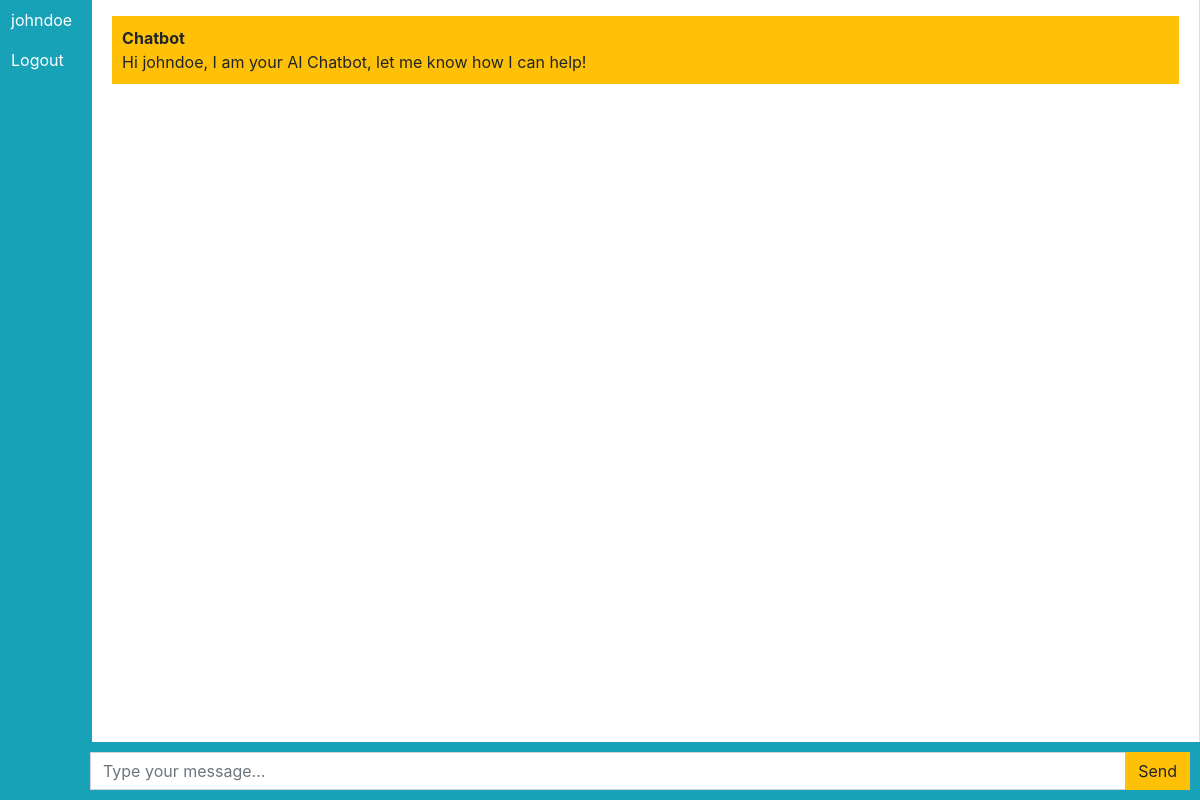
The app's page /chatbot (signed in), older data.
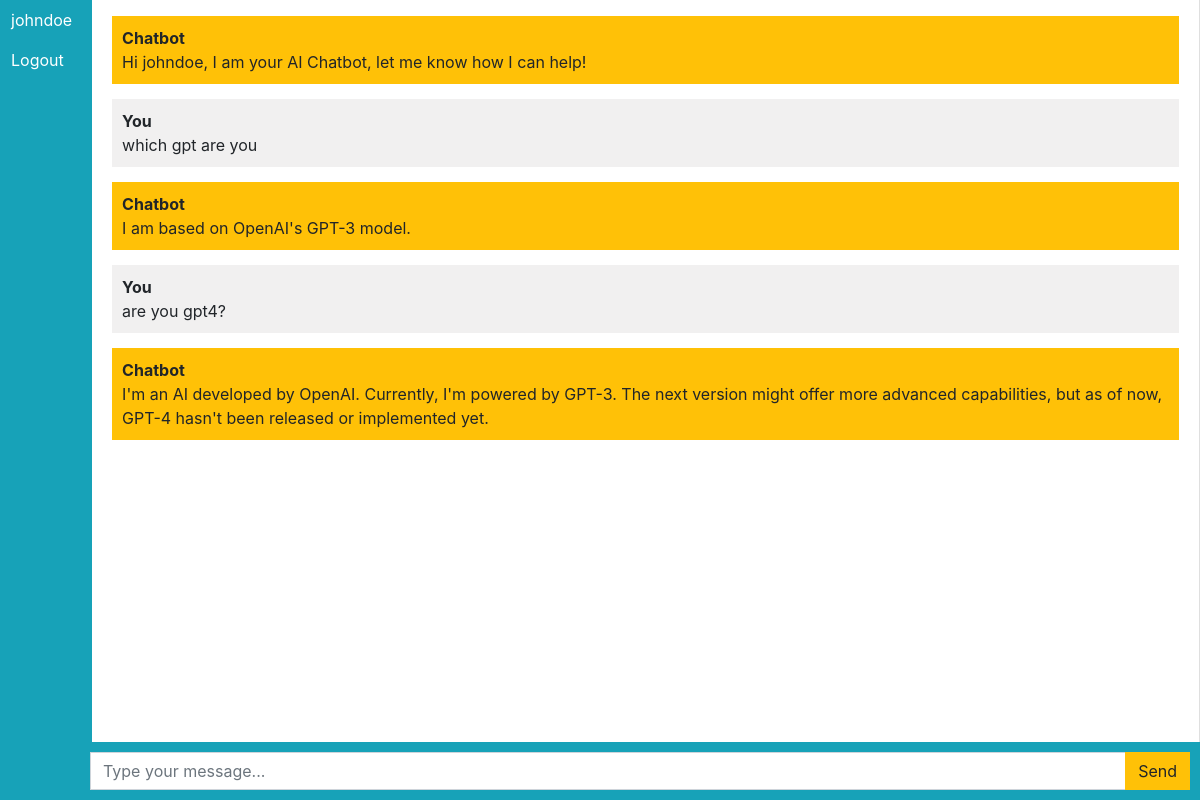
The same page, newer data.
### chatbot/models.py (models this page shows, shortened)
class Chat(models.Model):
    user = models.ForeignKey(User, on_delete=models.CASCADE)
    message = models.TextField()
    response = models.TextField()
    created_at = models.DateTimeField(auto_now_add=True)

### chatbot/views.py (the view)
# urls.py: path('chatbot', views.chatbot, name='chatbot'),
def chatbot(req):
    chats = Chat.objects.filter(user=req.user)
    if req.method == 'POST':
        message = req.POST.get('message')
        response = askOpenai(message)
        chat = Chat(user=req.user, message=message, response=response, created_at=timezone.now)
        chat.save()
        return JsonResponse({'message': message, 'response': response})
    return render(req, 'chatbot.html', {'chats': chats})

### templates/chatbot.html (shortened to what this page needs)
{% extends 'base.html' %}  {% block content %}
<div class="chat-container">
  <div class="card flex-row flex-grow-1">
    <div class="card-header bg-info text-white"><p>{{user.username}}</p><a href="logout" style="color: white; text-decoration: none;">Logout</a></div>
    <div class="card-body messages-box">
      <ul class="list-unstyled messages-list">
        {% if chat|length == 0 %}
          <li class="message received">
            <div class="message-text">
              <div class="message-sender">
                <b>Chatbot</b>
              </div>
              <div class="message-content">
                Hi {{user.username}}, I am your AI Chatbot, let me know how I can help!
              </div>
            </div>
          </li>
        {% endif %}
        {% for chat in chats %}
          {% if chat.user == request.user %}
             <li class="message sent">
              <div class="message-text">
                <div class="message-sender">
                  <b>You</b>
                </div>
                <div class="message-content">
                  {{chat.message}}
                </div>
              </div>
            </li>
            <li class="message received">
              <div class="message-text">
                <div class="message-sender">
                  <b>Chatbot</b>
                </div>
                <div class="message-content">
                  {{chat.response}}
                </div>
              </div>
            </li>
          {% endif %}
        {% endfor %}
      </ul>
    </div>
    <br /><br />
    <br /><br />
    <br /><br />
  </div>
  <form class="message-form">
    <div class="input-group">
      <input
        type="text"
        class="form-control message-input"
        placeholder="Type your message..."
      />
      <div class="input-group-append">
        <button type="submit" class="btn btn-warning btn-send">Send</button>
      </div>
    </div>
  </form>
</div>
{% endblock %}

### templates/base.html (shortened to what this page needs)
<!DOCTYPE html>
<html lang="en">
  <head>
    <link rel="stylesheet" href="https://stackpath.bootstrapcdn.com/bootstrap/4.3.1/css/bootstrap.min.css">
  </head>
  <body>
    {% block content %}{% endblock %}
  </body>
</html>

### templates/chatbot.html (style rules this page uses)
body, html { height: 100%; background-color: black; }
.messages-box { flex: 1; overflow-y: auto; }
.messages-list { padding-left: 0; }
.message { margin-bottom: 15px; list-style: none; }
.message-text { padding: 10px; border-radius: 5px; }
.sent { background-color: #f1f0f0; align-self: flex-end; }
.received { background-color: #ffc107; align-self: flex-start; }
.message-form { display: flex; position: fixed; bottom: 0; left: 0; right: 0; padding: 10px; background-color: #17a2b8; }
.message-input { flex: 1; border-radius: 0; border-right: none; }
.btn-send { border-radius: 0; }
.chat-container { height: 100%; display: flex; flex-direction: column; margin-left: -10px; margin-top: -5px; }
.input-group { padding-left: 80px; }

Row changes from the older to the newer data that the page shows:
added Chat: message "which gpt are you", response "I am based on OpenAI's GPT-3 model."
added Chat: message "are you gpt4?", response "I'm an AI developed by OpenAI. Currently, I'm powered by GPT-3. The next version might offer more advanced capabilities, but as of now, GPT-4 hasn't been released or implemented yet."
